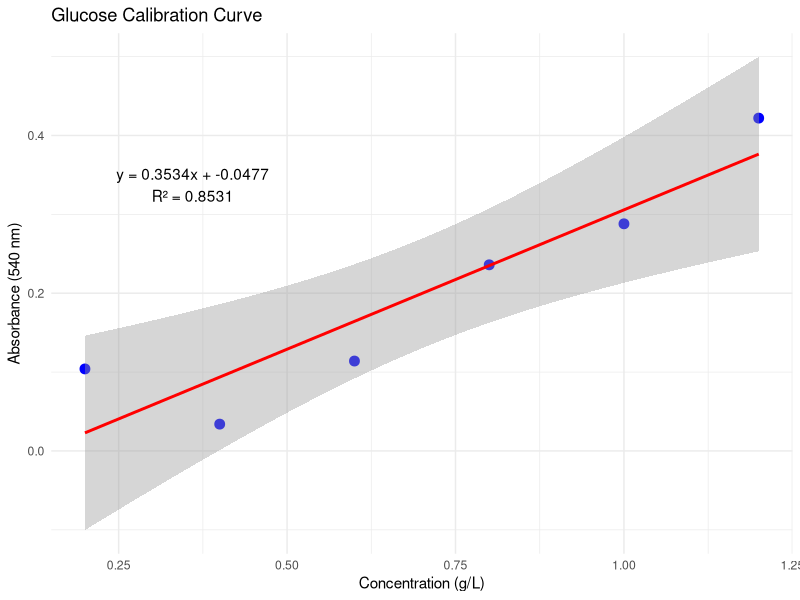

Recreate this plot in R.
# Load required libraries
library(ggplot2)

# Organize the data into a data frame
glucose_data <- data.frame(
  Volume = c(0.25, 0.50, 0.75, 1.00, 1.25, 1.50),
  Absorbance = c(0.104, 0.034, 0.114, 0.236, 0.288, 0.422)
)

# Calculate the concentration for each sample
glucose_data$Concentration <- glucose_data$Volume * 4 / 5  # 4 g/L is the stock concentration

glucose_data$Concentration

# Fit the linear regression model
model <- lm(Absorbance ~ Concentration, data = glucose_data)

# Calculate R-squared
r_squared <- summary(model)$r.squared

# Get the coefficients of the linear equation
intercept <- coef(model)[1]
slope <- coef(model)[2]

# Create the calibration curve plot
calibration_plot <- ggplot(glucose_data, aes(x = Concentration, y = Absorbance)) +
  geom_point(color = "blue", size = 3) +
  geom_smooth(method = "lm", color = "red", se = TRUE) +
  labs(
    title = "Glucose Calibration Curve",
    x = "Concentration (g/L)",
    y = "Absorbance (540 nm)"
  ) +
  theme_minimal() +
  annotate(
    "text",
    x = max(glucose_data$Concentration) * 0.3,
    y = max(glucose_data$Absorbance) * 0.8,
    label = sprintf("y = %.4fx + %.4f\nR² = %.4f", slope, intercept, r_squared)
  )

# Display the plot
print(calibration_plot)

# Print the summary statistics
print(summary(model))
